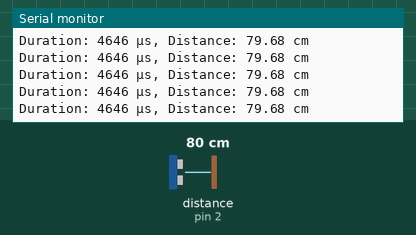
This sketch was run on a simulated Arduino Uno, built with avr-gcc and run on an emulated ATmega328P. On the bench: the last lines printed to the serial monitor. Wiring (inferred from the names in the program): ultrasonic range finder: trigger pin 3; echo pin 2. The test bench sets the inputs (shaded band); at power-on: distance to the obstacle (sensor on pin 2) 80 cm. The echo pulse lasts 58.3 µs per cm.

Above: at 1.2 s.
1.3 s: distance to the obstacle (sensor on pin 2) set to 18 cm
At 1.59 s:
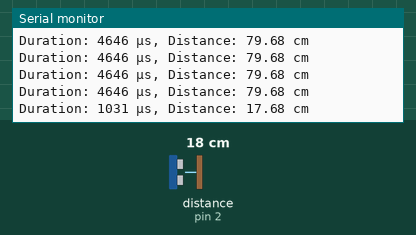
4.3 s: distance to the obstacle (sensor on pin 2) set to 2 cm
At 4.42 s:
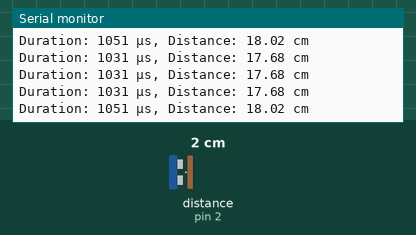
7.3 s: distance to the obstacle (sensor on pin 2) set to 250 cm
At 7.44 s:
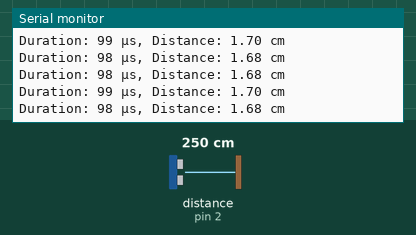
Timing chart, 0 to 10.3 s (numbered marks = the images above; inputs shaded):
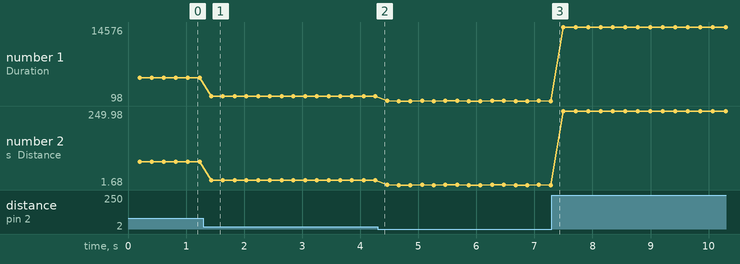

The sketch:

Improved_Starter_Code.ino
```cpp
#include <Ultrasonic.h>

#define echoPin 2
#define trigPin 3

// Calibration variables
const float SOUND_SPEED = 0.0343; // cm/μs at 20°C

// Variables for measurement
long duration;
float distance;
unsigned long lastMeasurement = 0;
const unsigned long MEASUREMENT_INTERVAL = 200; // ms

void setup() {
  pinMode(trigPin, OUTPUT);
  pinMode(echoPin, INPUT);

  Serial.begin(9600);
}


void loop() {
  uint currentmillis = millis();
  if (currentmillis - lastMeasurement >= MEASUREMENT_INTERVAL) {
    distance = measureDistance();

    Serial.print("Duration: ");
    Serial.print(duration);
    Serial.print(" μs, Distance: ");
    Serial.print(distance);
    Serial.println(" cm");

    lastMeasurement = millis();
  }
}

float measureDistance() {
  // Clear trigPin
  digitalWrite(trigPin, LOW);
  delayMicroseconds(2);

  // Set trigPin HIGH for 10μs
  digitalWrite(trigPin, HIGH);
  delayMicroseconds(10);
  digitalWrite(trigPin, LOW);

  // Read echoPin
  duration = pulseIn(echoPin, HIGH);

  // Calculate distance (cm)
  distance = (duration * SOUND_SPEED) / 2;

  return distance;
}
```

Measured:
- after the input at 1.3 s, the serial monitor: prints a new line after 0.13 s (image 1)
- plotted number 1: 4646 → 1051 after the input at 1.3 s, 1051 → 98 after the input at 4.3 s, 98 → 14576 after the input at 7.3 s
- plotted number 2: 79.68 → 18.02 after the input at 1.3 s, 18.02 → 1.68 after the input at 4.3 s, 1.68 → 249.98 after the input at 7.3 s
